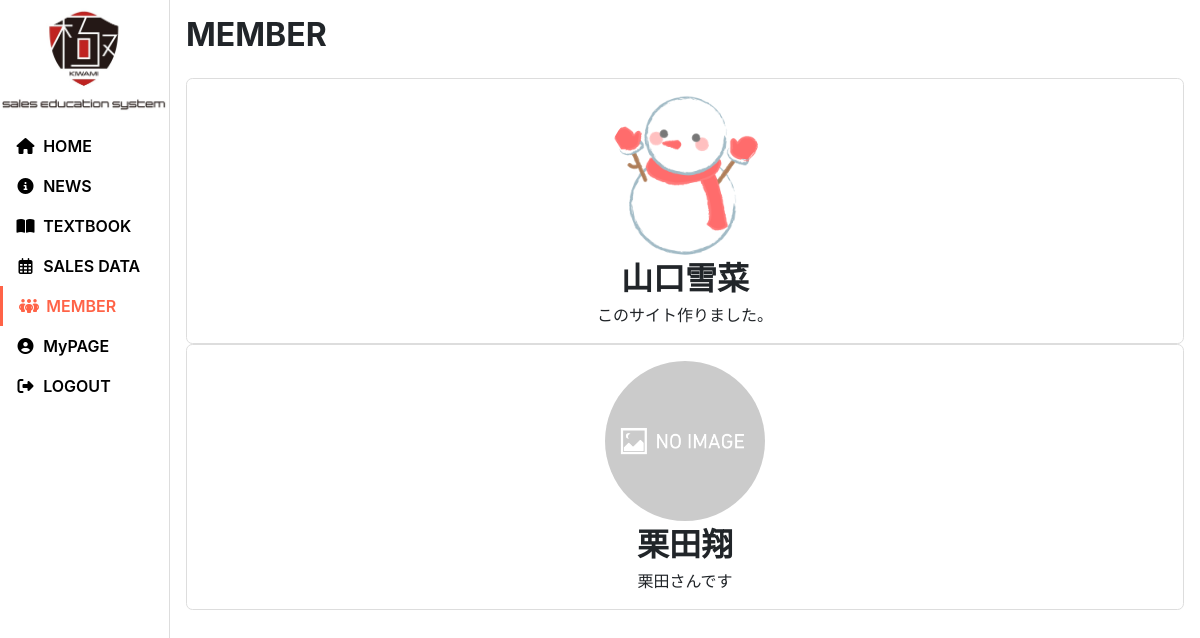
/users/members/ (signed in), run on an earlier commit of the app's database.
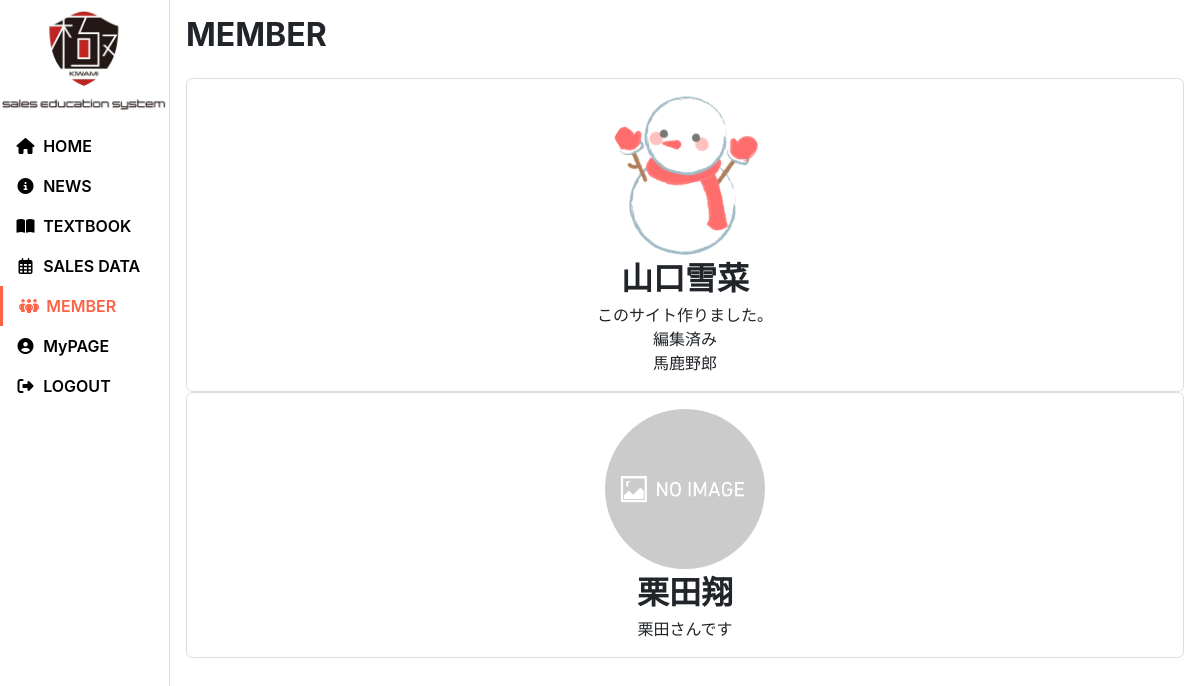
And on a later commit of the database.
### users/models.py (models this page shows, shortened)
class CustomUser(AbstractBaseUser, PermissionsMixin):
    username_validator  = UnicodeUsernameValidator()
    id          = models.UUIDField( default=uuid.uuid4, primary_key=True, editable=False )
    username    = models.CharField(
        _("username"),
        max_length=150,
        unique=True,
        help_text=_("Required. 150 characters or fewer. Letters, digits and @/./+/-/_ only."),
        validators=[username_validator],
        error_messages={
            "unique": _("A user with that username already exists.")
        },
    )
    handle_name = models.CharField(verbose_name="氏名", max_length=150) # 未入力可にするなら blank=True を追加
    email       = models.EmailField(_("email address"))
    is_staff    = models.BooleanField(
        _("staff status"),
        default=False,
        help_text=_("Designates whether the user can log into this admin site.")
    )
    is_active   = models.BooleanField(
        _("active"),
        default=True,
        help_text=_(
            "Designates whether this user should be treated as active. "
            "Unselect this instead of deleting accounts."
        ),
    )
    is_teacher  = models.BooleanField(verbose_name="講師", default=False)
    is_student  = models.BooleanField(verbose_name="生徒", default=True)
    icon            = models.ImageField(verbose_name="アイコン", upload_to="users/custom_user/icon/", null=True, blank=True)
    introduction    = models.CharField(verbose_name="自己紹介文", max_length=1000, null=True, blank=True)
    date_joined = models.DateTimeField(_("date joined"), default=timezone.now)
    objects     = UserManager()
    EMAIL_FIELD     = "email"
    USERNAME_FIELD  = "username"
    REQUIRED_FIELDS = ["email", "handle_name"] # createsuperuserしたときに入力を求められる項目を設定。デフォルトでusernameは入っている。
    class Meta:
        verbose_name        = _("user")
        verbose_name_plural = _("users")

### users/views.py (the view)
class MembersView(LoginRequiredMixin, View):
    def get(self, request, *args, **kwargs):
        context = {}
        teachers = CustomUser.objects.filter(is_teacher=True).order_by("date_joined")
        context["teachers"] = teachers
        return render(request, "users/members.html", context)

### templates/users/members.html (shortened to what this page needs)
{% extends "oneall/base.html" %}
{% load static %}
{% block extra_head %}
<link rel="stylesheet" href="{% static 'users/css/members.css' %}">
<link rel="stylesheet" href="{% static 'users/css/members-sp.css' %}">
{% endblock %}
{% block main %}
<h1>MEMBER</h1>
<section>
    <div class="member_list_area">
        {% for teacher in teachers %}
        <div class="teacher_introducttion">
            <div>
                <div class="member_icon">
                    {% if teacher.icon %}
                    <img src="{{ teacher.icon.url }}" alt="{{ teacher.handle_name }}のアイコン"></img>
                    {% else %}
                    <img src="{% static 'images/noimage.png' %}">
                    {% endif %}
                </div>
                <div class="member_name">{{ teacher.handle_name }}</div>
                <div class="member_introduction">{{ teacher.introduction|linebreaksbr }}</div>
            </div>
        </div>
        {% endfor %}
    </div>
</section>
{% endblock %}

What changed in the data, as far as the page shows it:
changed CustomUser "山口雪菜": introduction "このサイト作りました。" → "このサイト作りました。 編集済み 馬鹿野郎"
